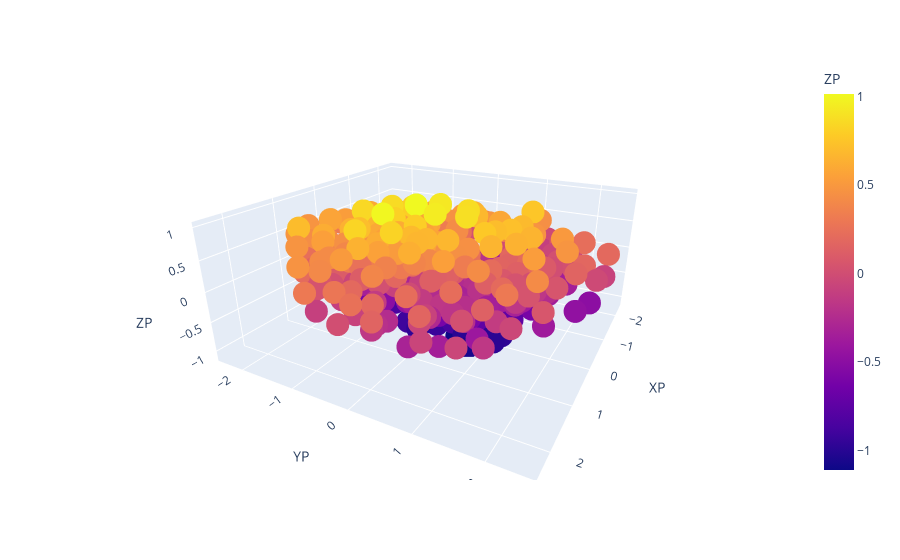

This figure's notebook cell:
### Code cell
fig = px.scatter_3d(fin_df, x="XP", y="YP", z="ZP", color = "ZP")

fig.update_layout(
             scene=dict(
                 aspectmode='data'
         ))

fig.show()

### Figure 1 — Plotly figure (JSON) as saved in the notebook; plotly's stock layout.template omitted (floating-point values rounded to 4 significant figures; data arrays with more than 128 entries replaced by an {"elided": "..."} marker saying what was removed)
{"data": [{"hovertemplate": "XP=%{x}<br>YP=%{y}<br>ZP=%{marker.color}<extra></extra>", "legendgroup": "", "marker": {"color": {"elided": "405 float values"}, "coloraxis": "coloraxis", "symbol": "circle"}, "mode": "markers", "name": "", "scene": "scene", "showlegend": false, "type": "scatter3d", "x": {"elided": "405 float values"}, "y": {"elided": "405 float values"}, "z": {"elided": "405 float values"}}], "layout": {"autosize": true, "coloraxis": {"colorbar": {"title": {"text": "ZP"}}, "colorscale": [[0, "#0d0887"], [0.1111, "#46039f"], [0.2222, "#7201a8"], [0.3333, "#9c179e"], [0.4444, "#bd3786"], [0.5556, "#d8576b"], [0.6667, "#ed7953"], [0.7778, "#fb9f3a"], [0.8889, "#fdca26"], [1, "#f0f921"]]}, "legend": {"tracegroupgap": 0}, "margin": {"t": 60}, "scene": {"aspectmode": "data", "aspectratio": {"x": 1.294, "y": 1.329, "z": 0.5816}, "camera": {"center": {"x": 0, "y": 0, "z": 0}, "eye": {"x": 1.76, "y": 0.9514, "z": 0.8281}, "projection": {"type": "perspective"}, "up": {"x": 0, "y": 0, "z": 1}}, "domain": {"x": [0, 1], "y": [0, 1]}, "xaxis": {"title": {"text": "XP"}, "type": "linear"}, "yaxis": {"title": {"text": "YP"}, "type": "linear"}, "zaxis": {"title": {"text": "ZP"}, "type": "linear"}}}}
